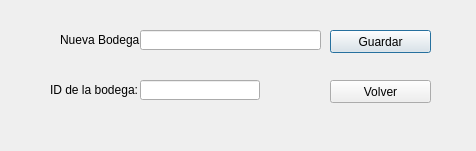
<?xml version="1.0" encoding="UTF-8"?>
<ui version="4.0">
 <class>Dialog</class>
 <widget class="QDialog" name="Dialog">
  <property name="geometry">
   <rect>
    <x>0</x>
    <y>0</y>
    <width>476</width>
    <height>151</height>
   </rect>
  </property>
  <property name="windowTitle">
   <string>Regitro de bodegas</string>
  </property>
  <widget class="QLabel" name="label_2">
   <property name="geometry">
    <rect>
     <x>50</x>
     <y>80</y>
     <width>91</width>
     <height>20</height>
    </rect>
   </property>
   <property name="text">
    <string>ID de la bodega:</string>
   </property>
  </widget>
  <widget class="QLabel" name="label">
   <property name="geometry">
    <rect>
     <x>60</x>
     <y>30</y>
     <width>81</width>
     <height>20</height>
    </rect>
   </property>
   <property name="text">
    <string>Nueva Bodega:</string>
   </property>
  </widget>
  <widget class="QLineEdit" name="txtWarehouse">
   <property name="geometry">
    <rect>
     <x>140</x>
     <y>30</y>
     <width>181</width>
     <height>20</height>
    </rect>
   </property>
  </widget>
  <widget class="QLineEdit" name="txtIdWarehouse">
   <property name="geometry">
    <rect>
     <x>140</x>
     <y>80</y>
     <width>120</width>
     <height>20</height>
    </rect>
   </property>
  </widget>
  <widget class="QPushButton" name="btnSave">
   <property name="geometry">
    <rect>
     <x>330</x>
     <y>30</y>
     <width>101</width>
     <height>23</height>
    </rect>
   </property>
   <property name="text">
    <string>Guardar</string>
   </property>
  </widget>
  <widget class="QPushButton" name="btnBack">
   <property name="geometry">
    <rect>
     <x>330</x>
     <y>80</y>
     <width>101</width>
     <height>23</height>
    </rect>
   </property>
   <property name="text">
    <string>Volver</string>
   </property>
  </widget>
 </widget>
 <resources/>
 <connections/>
</ui>
